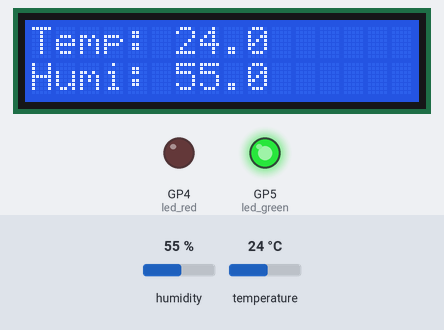
This program was run on a simulated Raspberry Pi Pico running MicroPython. Parts: 16×2 character LCD, output pins drawn as LEDs (lit = HIGH). Dashed ring = blinking. The inputs (shaded band) are chosen by the test bench; at power-on: temperature 24 °C, humidity 55 %. Library files of the repository ran but are not shown: i2c_lcd.py.

Above: at 1.2 s.
1.3 s: temperature set to 34 °C
At 2.6 s:
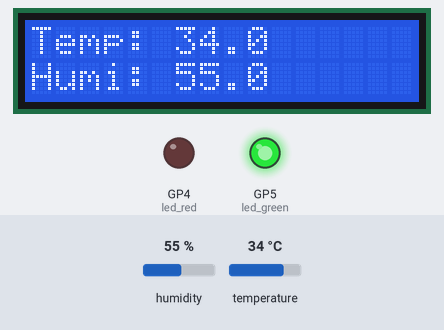
4.3 s: temperature set to 37 °C
At 6.5 s:
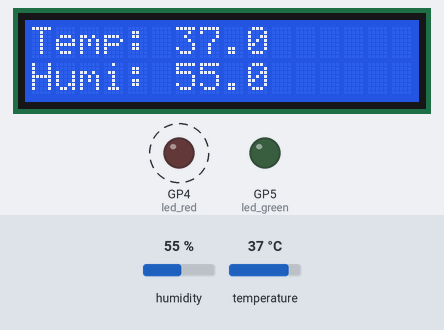
7.3 s: humidity set to 22 %
At 9.5 s:
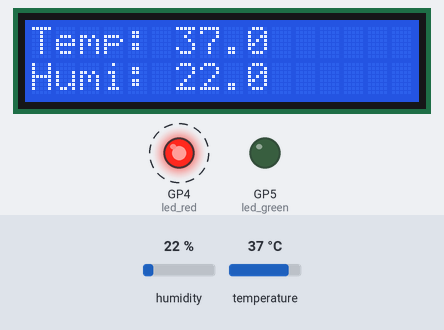
10.3 s: humidity set to 40 %
At 12.2 s:
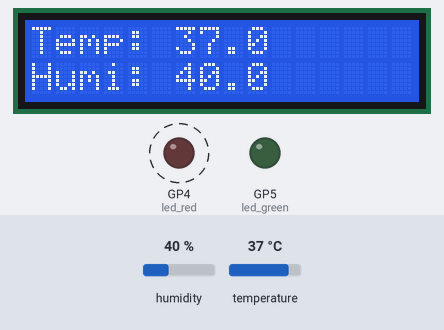
Timing chart, 0 to 14.2 s (numbered marks = the images above; inputs shaded):
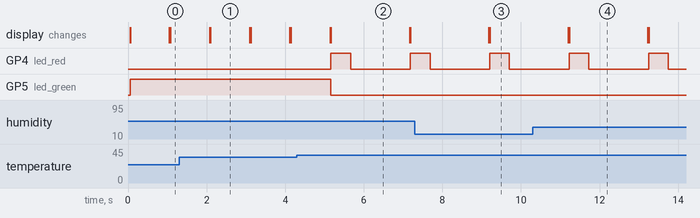

Measured:
- the behaviour switches between 35 and 36 °C on temperature (found by bisection; images 1 and 2)
- after the input at 1.3 s, the display: first differs from a run without the input after 0.80 s (image 1)
- after the input at 4.3 s, GP4 (led_red): LOW → HIGH after 0.86 s, → LOW 0.50 s later, → HIGH 1.5 s later; GP5 (led_green): HIGH → LOW after 0.86 s; the display: first differs from a run without the input after 0.86 s (image 2)
- after the input at 7.3 s, the display: first differs from a run without the input after 1.9 s (image 3)
- after the input at 10.3 s, the display: first differs from a run without the input after 0.93 s (image 4)
- what the display in image 1 shows lasts 1.0 s, from 2.1 s to 3.1 s
- what the display in image 2 shows lasts 2.0 s, from 5.2 s to 7.2 s

The program:

main.py
```python
from machine import I2C, Pin
from i2c_lcd import I2cLcd
from utime import sleep
from dht import DHT11, InvalidChecksum

DEFAULT_I2C_ADDR = 0x27                               # LCD 1602 I2C address
led_red = Pin(4,Pin.OUT)
led_green = Pin(5,Pin.OUT)
pin = Pin(2, Pin.OUT, Pin.PULL_DOWN)
dht11 = DHT11(pin)

def setup():
    global lcd
    i2c = I2C(0,sda=Pin(0),scl=Pin(1),freq=400000)
    lcd = I2cLcd(i2c, DEFAULT_I2C_ADDR, 2, 16)      # Initialize(device address, cursor settings)

def loop():
    try:
        while True:
            lcd.move_to(0,0)
            lcd.putstr("Temp: {}".format(dht11.temperature))
            lcd.move_to(0,1)
            lcd.putstr("Humi: {}".format(dht11.humidity))
            if dht11.temperature > 35 or dht11.humidity < 10:
                led_red.value(1)
                led_green.value(0)
                sleep(0.5)
                led_red.value(0)
                sleep(0.5)
            else:
                led_red.value(0)
                led_green.value(1)
            sleep(1)
            lcd.clear()
    except InvalidChecksum:
        print("Checksum from the sensor was invalid")

if __name__ == '__main__':
    setup()
    loop()
```
